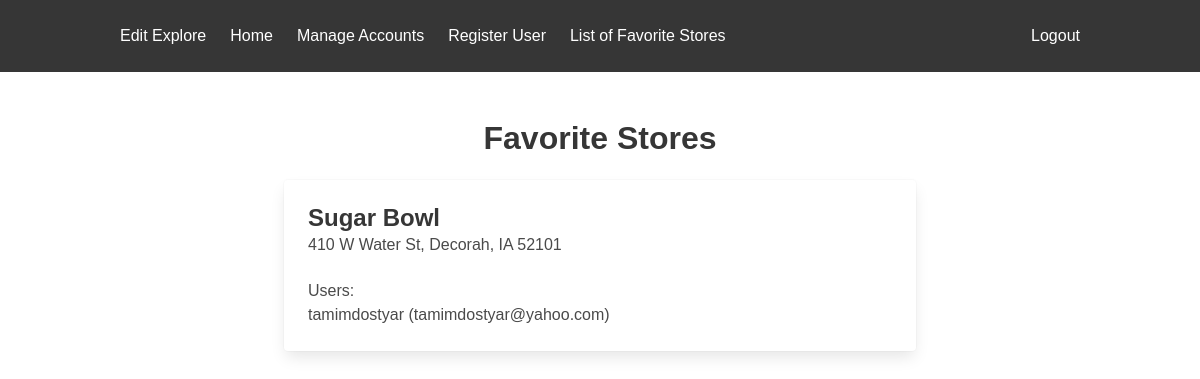
Before: /favorites with the older database file.
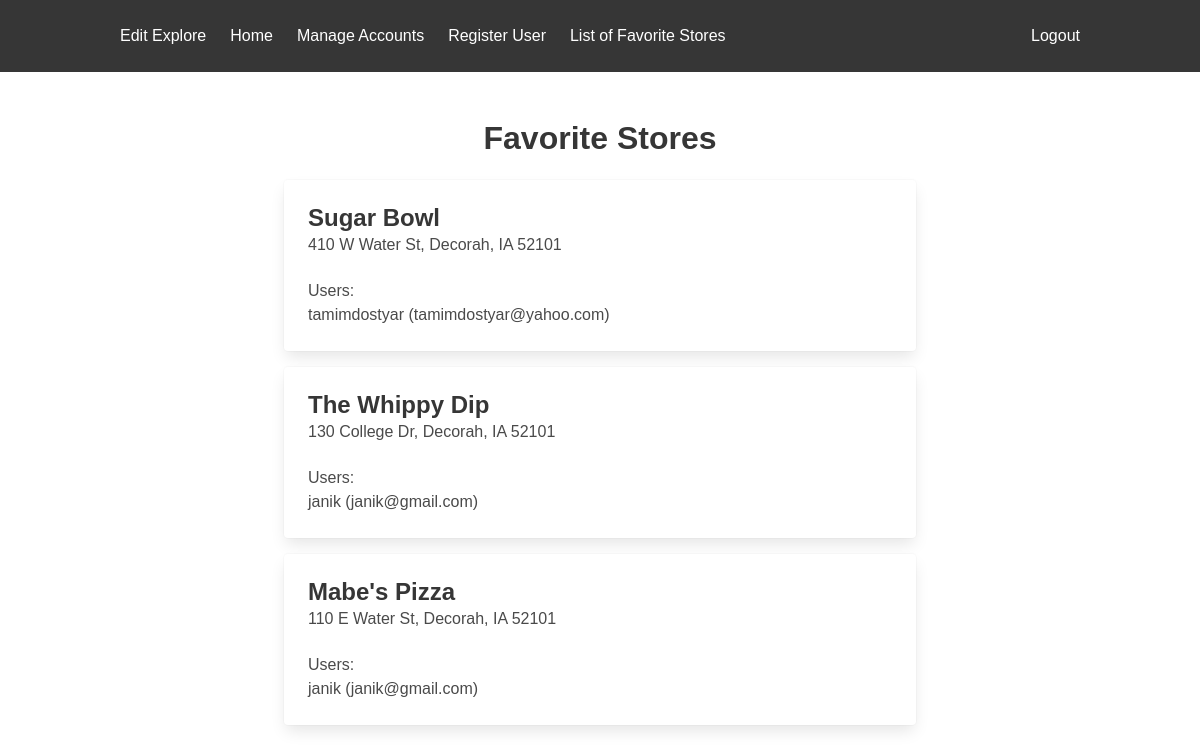
After: the same page with the newer database file.
### mapsource/loginP/models.py (models this page shows)
class Favorit_store(db.Model):
    id = db.Column(db.Integer, primary_key=True)
    title = db.Column(db.String(200), nullable=False)
    location = db.Column(db.String(200), nullable=False)
    url = db.Column(db.String(200), nullable=False)
    rating = db.Column(db.Float, nullable=False)
    user_id = db.Column(db.Integer, db.ForeignKey('user.id'), nullable=False)

class User(UserMixin, db.Model):
    id = db.Column(db.Integer, primary_key=True)
    username = db.Column(db.String(150), unique=True, nullable=False)
    email = db.Column(db.String(150), unique=True, nullable=False)
    password = db.Column(db.String(200), nullable=False)
    is_admin = db.Column(db.Boolean, default=False)
    favorite_stores = db.relationship('Favorit_store', backref='user', lazy=True)

### mapsource/routes.py (the view)
@bp.route('/favorites')
def list_favorite_stores():
    results = db.session.query(
        Favorit_store.title,
        Favorit_store.location,
        Favorit_store.url,
        Favorit_store.rating,
        User.username,
        User.email
    ).join(User, Favorit_store.user_id == User.id).all()
    stores_with_users = {}
    for title, location, url, rating, username, email in results:
        store_key = (title, location, rating)
        if store_key not in stores_with_users:
            stores_with_users[store_key] = {
                "title": title,
                "location": location,
                "url": url,
                "rating": rating,
                "users": []
            }
        stores_with_users[store_key]['users'].append({
            "username": username,
            "email": email
        })
    grouped_stores = list(stores_with_users.values())
    return render_template('listoffavorites.html', stores=grouped_stores)

### mapsource/templates/listoffavorites.html (shortened to what this page needs)
<!DOCTYPE html>
<html lang="en">
<head>
    <link href="https://cdn.jsdelivr.net/npm/bulma@0.9.3/css/bulma.min.css" rel="stylesheet">
    <link href="/static/style.css" rel="stylesheet">
    <link href="https://unpkg.com/leaflet@1.7.1/dist/leaflet.css" rel="stylesheet">
    <link rel="stylesheet" href="https://unpkg.com/leaflet-routing-machine/dist/leaflet-routing-machine.css">
</head>
<body>
    <nav class="navbar is-dark">
        <div class="container">
            <div id="navbarMenu" class="navbar-menu">
                <div class="navbar-start">
                    <a class="navbar-item" href="{{ url_for('viewsc.edit_web') }}">Edit Explore</a>
                    <a class="navbar-item" href="{{ url_for('viewsc.admin_welcome') }}">Home</a>
                    <a class="navbar-item" href="{{ url_for('auth.manage_accounts') }}">Manage Accounts</a>
                    <a class="navbar-item" href="{{ url_for('auth.createAccount') }}">Register User</a>
                    <a class="navbar-item" href="{{ url_for('viewsc.list_favorite_stores') }}">List of Favorite Stores</a>
                </div>
                <div class="navbar-end">
                    <a class="navbar-item" href="{{ url_for('auth.logout') }}">Logout</a>
                </div>
            </div>
        </div>
    </nav>
    <body>
        <section class="section">
            <div class="container">
                <h1 class="title has-text-centered mb-5">Favorite Stores</h1>
                <div class="columns is-centered">
                    <div class="column is-8">
                        {% if stores %}
                        {% for store in stores %}
                            <div class="card mb-4">
                                <div class="card-content">
                                    <p class="title is-4">{{ store.title }}</p>
                                    <p class="subtitle is-6">{{ store.location }}</p>
                                    <p>Users:</p>
                                    <ul>
                                        {% for user in store.users %}
                                            <li>{{ user.username }} ({{ user.email }})</li>
                                        {% endfor %}
                                    </ul>
                                </div>
                            </div>
                        {% endfor %}
                    {% else %}
                        <p class="has-text-centered">No favorite shops found.</p>
                    {% endif %}
                    </div>
                </div>
            </div>
        </section>
</body>
</html>

### mapsource/static/style.css (style rules this page uses)
body, html { margin: 0; padding: 0; height: 100%; font-family: Arial, sans-serif; }
nav { background-color: transparent; color: white; padding: 10px 0; position: fixed; width: 100%; top: 0; z-index: 10; }
nav .container { display: flex; justify-content: center; }
* { box-sizing: border-box; }

Changed rows visible on the page:
added Favorit_store: title "The Whippy Dip", location "130 College Dr, Decorah, IA 52101", username "janik", email "janik@gmail.com"
added Favorit_store: title "Mabe's Pizza", location "110 E Water St, Decorah, IA 52101", username "janik", email "janik@gmail.com"
